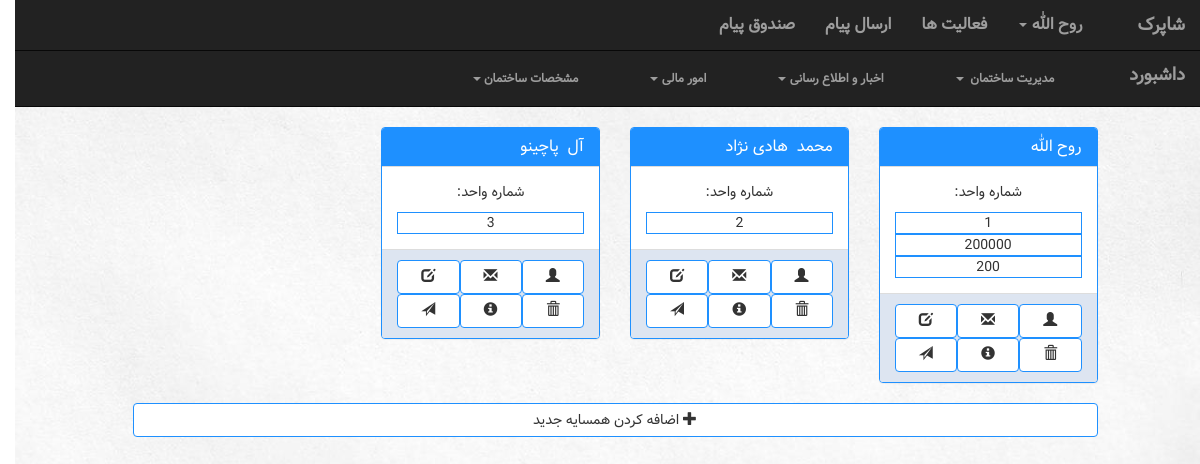
The page /building/1/cneighbor/ (signed in) on the database as committed earlier.
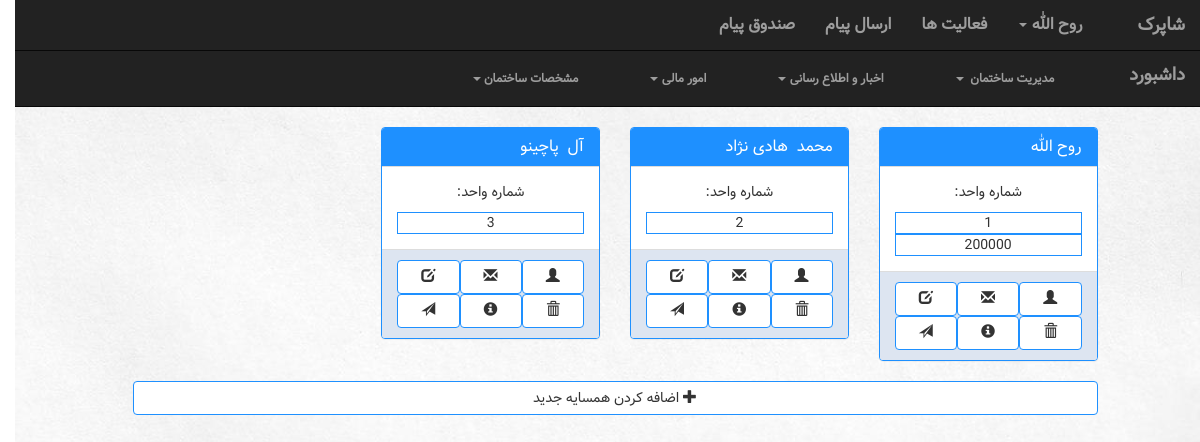
The same page on the database as committed later.
### manageUser/models.py (models this page shows, shortened)
class Account(models.Model):
    user = models.OneToOneField(User, on_delete=models.CASCADE)
    type = models.IntegerField(default=UserType.MANAGER)
    activation_key = models.CharField(max_length=40, blank=True, null=True)

### building/models.py (models this page shows, shortened)
class Unit(models.Model):
    size = models.IntegerField()
    info = models.TextField()
    number = models.IntegerField()
    account = models.ForeignKey(Account, on_delete=models.CASCADE, null=True, blank=True)
    building = models.ForeignKey(Building, on_delete=models.CASCADE)

### building/views.py (the view, shortened to what this page needs)
# urls.py: url(r'^(?P<building_id>[0-9]+)/cneighbor/$', views.Cneighbor.as_view(), name="cneighbor"),
class Cneighbor(View):
    form_class = myForm.CreateNeighborForm
    template_name = 'building/cneighbor.html'
    def get(self, request, building_id):
        getbuilding = Building.objects.get(pk=building_id)
        neighbor_unit = {}
        for unit in Unit.objects.filter(building=getbuilding):
            if unit.account is not None:
                neighbor_unit[unit.account] = Unit.objects.filter(account=unit.account)
        context = {'building': getbuilding,
                    'accountType':  Account.objects.get(user=request.user).type,
                    'neighbor_unit': neighbor_unit,
                    'createNeighborForm': self.form_class,
                    }
        return render(request, self.template_name, context)

### building/templates/building/cneighbor.html (shortened to what this page needs)
{% extends 'building/UserNavBar.html' %}
{% block navbar %}{% if accountType == 1 %} {% include 'building/managerNavBar.html' %} {% else %} {% include 'building/neighborNavBar.html' %}  {% endif %}{% endblock %}
{% block body %}
 <div class='row'>
    <div class="col-sm-10 col-lg-offset-1">
        {% for account,units in neighbor_unit.items %}
        <div class='col-sm-3'>
        <div class="panel panel-default">
          <div class="panel-heading">
            <h4 class='panel-title'>{{account.user.first_name}} &nbsp;{{account.user.last_name}}</h4>
          </div>
          <div class="panel-body">
            <p>شماره واحد:
            </p>
                {% for unit in units %}
                       <div style="border: 1px solid dodgerblue"> {{  unit.number }} </div>
                    {% endfor %}
          </div>
          <div class='panel-footer container-fluid'>
              <a class='col-md-4 btn btn-default' href='#' data-toggle="tooltip" title="تغییر مشخصات ساکن"><span class="glyphicon glyphicon-edit" aria-hidden="true"></span></a>
              <a class='col-md-4 btn btn-default' href='#' data-toggle="tooltip"  title="ارسال پیام"><span class="glyphicon glyphicon-envelope" aria-hidden="true"></span></a>
              <a class='col-md-4 btn btn-default' href='#' data-toggle="tooltip"  title="ایجاد نقش"><span class="glyphicon glyphicon-user" aria-hidden="true"></span></a>
              <a class='col-md-4 btn btn-default' href='#' data-toggle="tooltip" title="ارسال نام کاربری و رمز عبور"><span class="glyphicon glyphicon-send" aria-hidden="true"></span></a>
              <a class='col-md-4 btn btn-default' href='#' data-toggle="tooltip" title="مشخصات ساکن"><span class="glyphicon glyphicon-info-sign" aria-hidden="true"></span></a>
              <a class='col-md-4 btn btn-default' href='#' data-toggle="tooltip" title="حذف همسایه"><span class="glyphicon glyphicon-trash" aria-hidden="true"></span></a>
          </div>
        </div>
            </div>
            {% endfor %}
        <div class="col-md-12">
            <button class="col-md-12 btn btn-default" data-toggle="modal" data-target="#myModal">  <span class="glyphicon glyphicon-plus" aria-hidden="true"></span> اضافه کردن همسایه جدید </button>
        </div>
    </div>
    </div>
{% endblock %}

Rows that differ between the two databases and show on the page:
removed Unit: number "200", shown under Account "روح الله"
